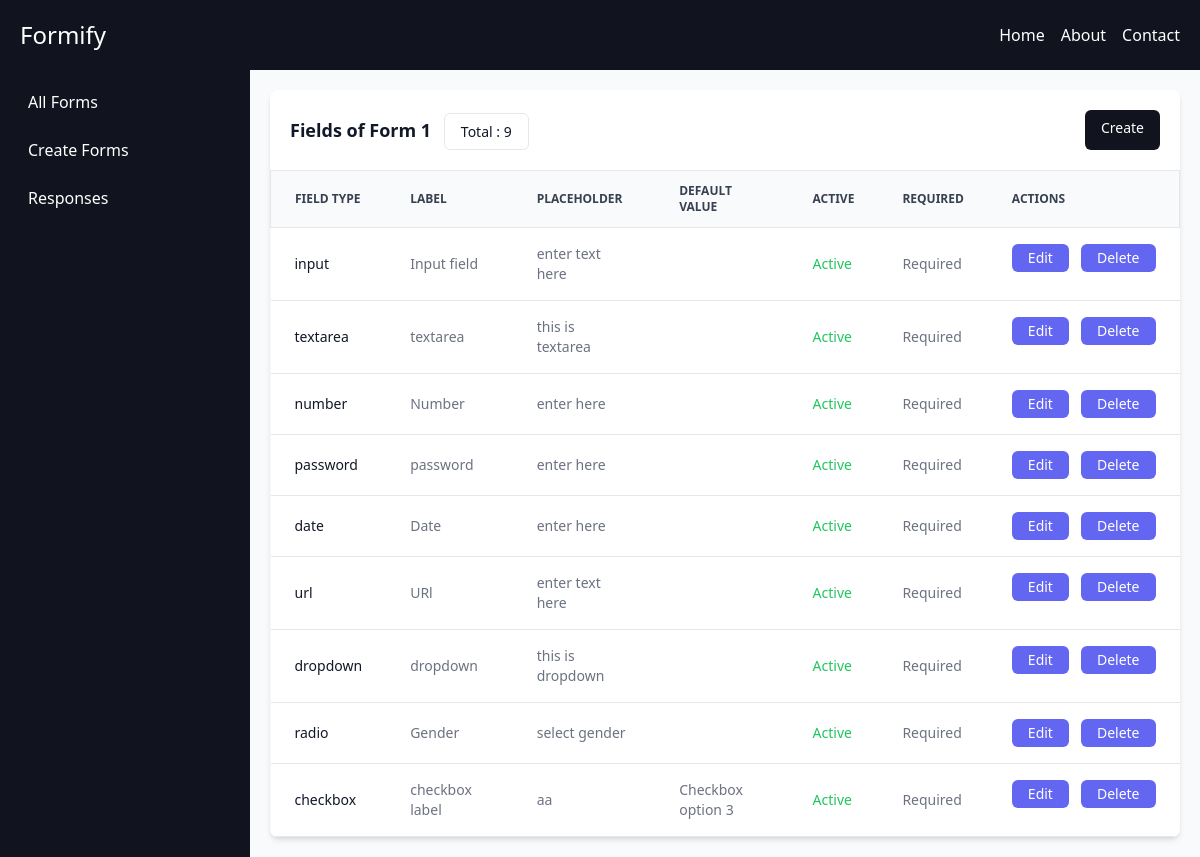
Screenshot of /aayush/formify/form-fields/5 (signed in) with the database file from the repository.
### tables this page shows
CREATE TABLE `fields` (
  `id` int(11) NOT NULL,
  `field_type` varchar(255) NOT NULL,
  `is_required` int(1) NOT NULL,
  `label` varchar(255) NOT NULL,
  `placeholder` varchar(255) NOT NULL,
  `form_id` varchar(255) NOT NULL,
  `is_active` varchar(1) NOT NULL,
  `default_value` varchar(255) NOT NULL,
  `options` text NOT NULL
);

### pages/form-fields.php (the view, shortened to what this page needs)
<?php
$sql = "SELECT * from fields where form_id = $form_id";
$res = mysqli_query($con, $sql);
$count = mysqli_num_rows($res);
?>
<div class="relative overflow-x-auto shadow-md sm:rounded-lg">
    <table class="w-full text-sm text-left text-gray-500">
        <div class="flex items-center justify-between text-gray-900 bg-white p-5">
            <div class="text-lg font-semibold text-left ">
                <span>
                    Fields of Form 1
                </span>
                <span class="text-muted text-sm font-normal ml-2 border rounded-md p-2 px-4">Total
                    : <?php echo $count ?>
                </span>
            </div>
            <a href="<?php echo BASE_URL . '/create-form-field/' . $form_id ?>"
                class="w-max items-center justify-center whitespace-nowrap rounded-md text-sm font-medium ring-offset-background transition-colors focus-visible:outline-none focus-visible:ring-2 focus-visible:ring-ring focus-visible:ring-offset-2 disabled:pointer-events-none disabled:opacity-50 bg-[#11131e] text-white hover:bg-[#11131e]/90 h-10 px-4 py-2 w-full"
                type="submit">Create</a>
        </div>
        <thead class="text-xs text-gray-700 uppercase bg-gray-50 border">
            <tr>
                <th scope="col" class="px-6 py-3">
                    Field Type
                </th>
                <th scope="col" class="px-6 py-3">
                    Label
                </th>
                <th scope="col" class="px-6 py-3">
                    Placeholder
                </th>
                <th scope="col" class="px-6 py-3">
                    Default Value
                </th>
                <th scope="col" class="px-6 py-3">
                    Active
                </th>
                <th scope="col" class="px-6 py-3">
                    Required
                </th>
                <th scope="col" class="px-6 py-3">
                    Actions
                </th>
            </tr>
        </thead>
        <tbody>
            <?php
            while (
                $row = mysqli_fetch_assoc($res)
            ) {
            ?>
                <tr class="bg-white border-b">
                    <td class="px-6 py-4 font-medium text-gray-900 whitespace-nowrap">
                        <?php echo $row['field_type'] ?>
                    </td>
                    <td class="px-6 py-4">
                        <?php echo $row['label'] ?>
                    </td>
                    <td class="px-6 py-4">
                        <?php echo $row['placeholder'] ?>
                    </td>
                    <td class="px-6 py-4">
                        <?php echo $row['default_value'] ?>
                    </td>
                    <td class="px-6 py-4">
                        <?php echo $row['is_active'] == 1 ? '<span class="text-green-500">Active</span>' : '<span class="text-red-500">Inactive</span>' ?>
                    </td>
                    <td class="px-6 py-4">
                        <?php echo $row['is_required'] == 1 ? 'Required' : 'Not required' ?>
                    </td>
                    <td class="px-6 py-4 text-right gap-3 flex items-center justify-end">
                        <a href="<?php echo BASE_URL ?>/edit-form-field/<?php echo $row['id'] ?>"
                            class="font-medium text-blue-600 hover:underline"><button class="border-0 bg-indigo-500 rounded-md px-4 p-1 text-white no-underline">Edit</button></a>
                        <a href="<?php echo BASE_URL ?>/delete-field/<?php echo $row['id'] ?>"
                            class="font-medium text-blue-600 hover:underline"><button class="border-0 bg-indigo-500 rounded-md px-4 p-1 text-white no-underline">Delete</button></a>
                    </td>
                </tr>
            <?php
            }
            ?>
        </tbody>
    </table>
</div>

### rows the page displays
fields: field_type "input", label "Input field", placeholder "enter text here", is_active "Active", is_required "Required"
fields: field_type "textarea", label "textarea", placeholder "this is textarea", is_active "Active", is_required "Required"
fields: field_type "number", label "Number", placeholder "enter here", is_active "Active", is_required "Required"
fields: field_type "password", label "password", placeholder "enter here", is_active "Active", is_required "Required"
fields: field_type "date", label "Date", placeholder "enter here", is_active "Active", is_required "Required"
fields: field_type "url", label "URl", placeholder "enter text here", is_active "Active", is_required "Required"
fields: field_type "dropdown", label "dropdown", placeholder "this is dropdown", is_active "Active", is_required "Required"
fields: field_type "radio", label "Gender", placeholder "select gender", is_active "Active", is_required "Required"
fields: field_type "checkbox", label "checkbox label", placeholder "aa", default_value "Checkbox option 3", is_active "Active", is_required "Required"

### other values shown
$count "9"
